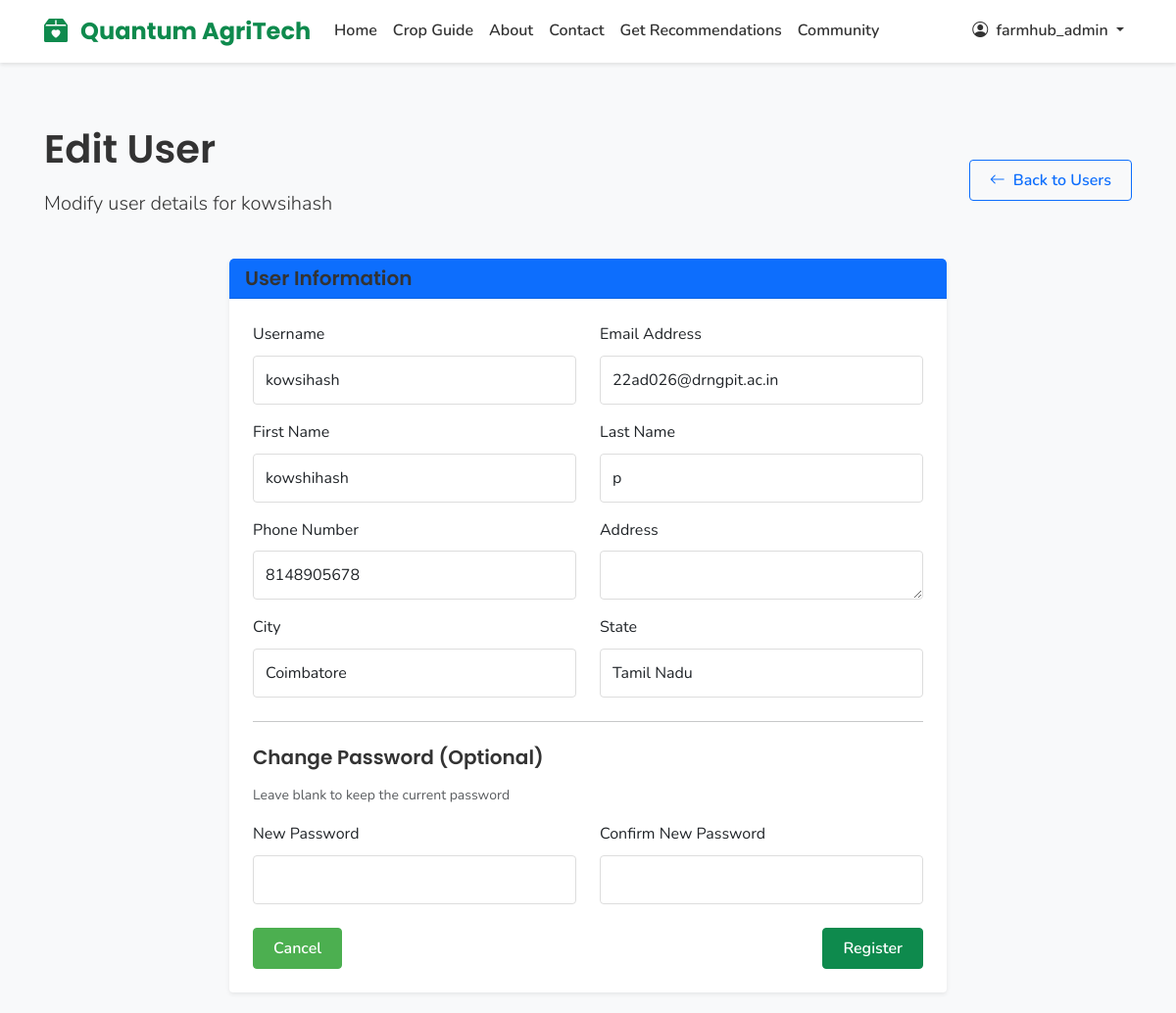
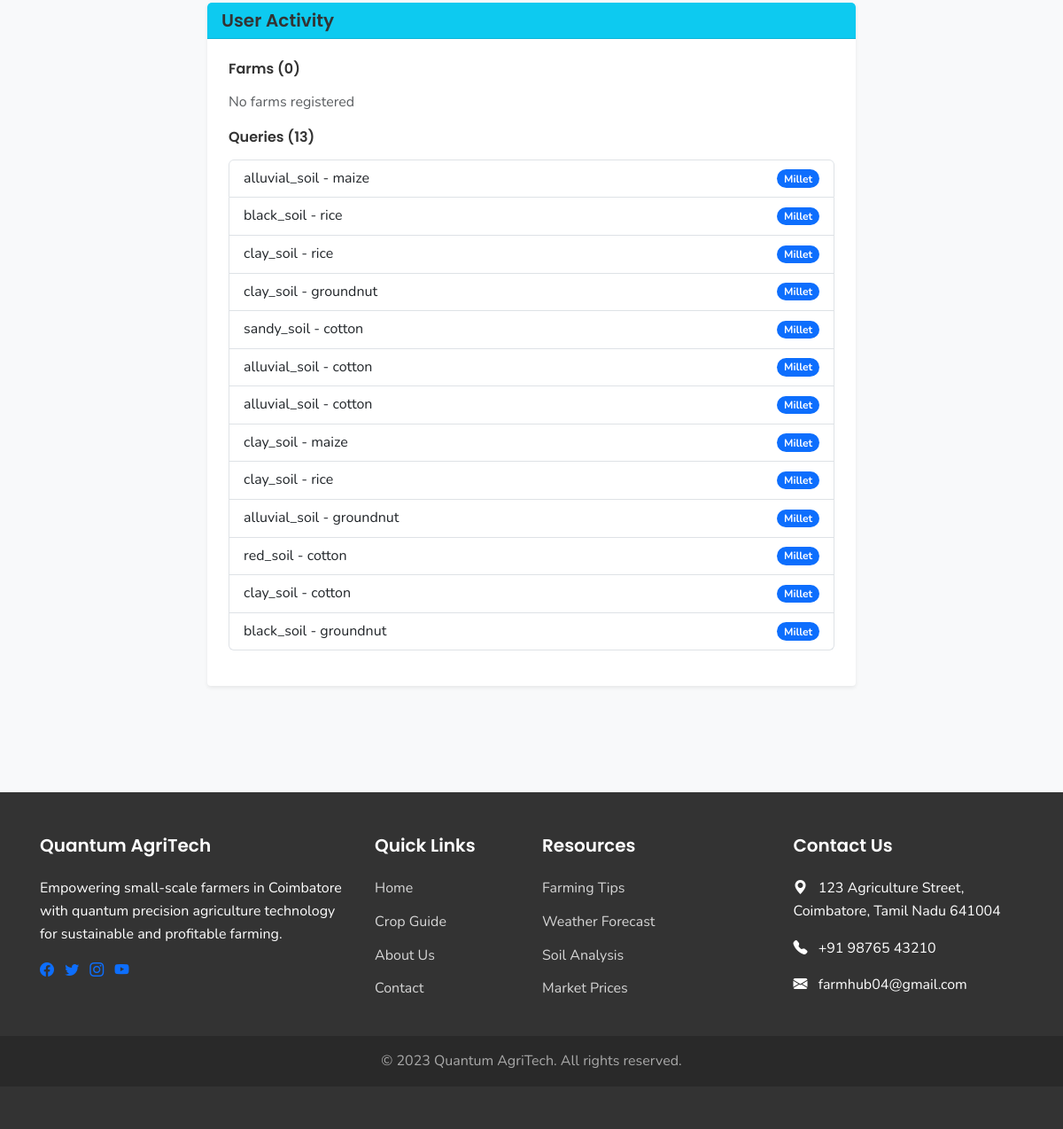
The page /admin/user/2/edit (signed in) on the database its author committed (2 pictures, top to bottom).
### models.py (models this page shows, shortened)
class User(UserMixin, db.Model):
    id = db.Column(db.Integer, primary_key=True)
    username = db.Column(db.String(64), unique=True, nullable=False)
    email = db.Column(db.String(120), unique=True, nullable=False)
    password_hash = db.Column(db.String(256), nullable=False)
    first_name = db.Column(db.String(64))
    last_name = db.Column(db.String(64))
    phone = db.Column(db.String(20))
    address = db.Column(db.String(256))
    city = db.Column(db.String(64), default="Coimbatore")
    state = db.Column(db.String(64), default="Tamil Nadu")
    is_admin = db.Column(db.Boolean, default=False)
    date_joined = db.Column(db.DateTime, default=datetime.utcnow)
    farms = db.relationship('Farm', backref='owner', lazy=True)
    queries = db.relationship('Query', backref='user', lazy=True)
    recommendations = db.relationship('UserRecommendation', backref='user', lazy=True)

class Query(db.Model):
    id = db.Column(db.Integer, primary_key=True)
    user_id = db.Column(db.Integer, db.ForeignKey('user.id'), nullable=False)
    land_type = db.Column(db.String(64))
    soil_type = db.Column(db.String(64))
    previous_crop = db.Column(db.String(128))
    previous_yield = db.Column(db.Float)
    recommended_crop = db.Column(db.String(128))
    submitted_at = db.Column(db.DateTime, default=datetime.utcnow)

### routes.py (the view, shortened to what this page needs)
@app.route('/admin/user/<int:user_id>/edit', methods=['GET', 'POST'])
@login_required
def admin_edit_user(user_id):
    if not current_user.is_admin:
        flash('Access denied. Admin privileges required.', 'danger')
        return redirect(url_for('dashboard'))
    user = User.query.get_or_404(user_id)
    if user.is_admin and user.id != current_user.id:
        flash('Cannot edit other admin users.', 'danger')
        return redirect(url_for('admin_users'))
    form = RegistrationForm(obj=user)
    form.password.data = ''
    form.confirm_password.data = ''
    return render_template('admin/edit_user.html', form=form, user=user)

### templates/admin/edit_user.html (shortened to what this page needs)
{% extends 'layout.html' %}
{% block content %}
<section class="py-5">
    <div class="container">
        <div class="row mb-4">
            <div class="col-lg-8">
                <h1 class="mb-3">Edit User</h1>
                <p class="lead">Modify user details for {{ user.username }}</p>
            </div>
            <div class="col-lg-4 text-lg-end d-flex align-items-center justify-content-lg-end">
                <a href="{{ url_for('admin_users') }}" class="btn btn-outline-primary">
                    <i class="bi bi-arrow-left me-2"></i>Back to Users
                </a>
            </div>
        </div>
        <div class="row">
            <div class="col-lg-8 mx-auto">
                <div class="card border-0 shadow-sm">
                    <div class="card-header bg-primary text-white">
                        <h5 class="mb-0">User Information</h5>
                    </div>
                    <div class="card-body p-4">
                        <form method="POST" action="{{ url_for('admin_edit_user', user_id=user.id) }}">
                            <div class="row mb-3">
                                <div class="col-md-6">
                                    <label for="username" class="form-label">Username</label>
                                    {{ form.username(class="form-control", id="username") }}
                                </div>
                                <div class="col-md-6">
                                    <label for="email" class="form-label">Email Address</label>
                                    {{ form.email(class="form-control", id="email") }}
                                </div>
                            </div>
                            <div class="row mb-3">
                                <div class="col-md-6">
                                    <label for="first_name" class="form-label">First Name</label>
                                    {{ form.first_name(class="form-control", id="first_name") }}
                                </div>
                                <div class="col-md-6">
                                    <label for="last_name" class="form-label">Last Name</label>
                                    {{ form.last_name(class="form-control", id="last_name") }}
                                </div>
                            </div>
                            <div class="row mb-3">
                                <div class="col-md-6">
                                    <label for="phone" class="form-label">Phone Number</label>
                                    {{ form.phone(class="form-control", id="phone") }}
                                </div>
                                <div class="col-md-6">
                                    <label for="address" class="form-label">Address</label>
                                    {{ form.address(class="form-control", id="address", rows="1") }}
                                </div>
                            </div>
                            <div class="row mb-3">
                                <div class="col-md-6">
                                    <label for="city" class="form-label">City</label>
                                    {{ form.city(class="form-control", id="city") }}
                                </div>
                                <div class="col-md-6">
                                    <label for="state" class="form-label">State</label>
                                    {{ form.state(class="form-control", id="state") }}
                                </div>
                            </div>
                            <hr class="my-4">
                            <h5 class="mb-3">Change Password (Optional)</h5>
                            <p class="text-muted small mb-3">Leave blank to keep the current password</p>
                            <div class="row mb-3">
                                <div class="col-md-6">
                                    <label for="password" class="form-label">New Password</label>
                                    {{ form.password(class="form-control", id="password") }}
                                </div>
                                <div class="col-md-6">
                                    <label for="confirm_password" class="form-label">Confirm New Password</label>
                                    {{ form.confirm_password(class="form-control", id="confirm_password") }}
                                </div>
                            </div>
                            <div class="mt-4 d-flex justify-content-between">
                                <a href="{{ url_for('admin_users') }}" class="btn btn-secondary">Cancel</a>
                                {{ form.submit(class="btn btn-primary") }}
                            </div>
                        </form>
                    </div>
                </div>
                <div class="card border-0 shadow-sm mt-4">
                    <div class="card-header bg-info text-white">
                        <h5 class="mb-0">User Activity</h5>
                    </div>
                    <div class="card-body p-4">
                        <div class="mb-3">
                            <h6>Farms ({{ user.farms|length }})</h6>
                            {% if user.farms %}
                                <ul class="list-group">
                                    {% for farm in user.farms %}
                                        <li class="list-group-item d-flex justify-content-between align-items-center">
                                            {{ farm.name }} ({{ farm.area }} acres)
                                            <span class="badge bg-success rounded-pill">{{ farm.soil_type }}</span>
                                        </li>
                                    {% endfor %}
                                </ul>
                            {% else %}
                                <p class="text-muted">No farms registered</p>
                            {% endif %}
                        </div>
                        <div class="mb-3">
                            <h6>Queries ({{ user.queries|length }})</h6>
                            {% if user.queries %}
                                <ul class="list-group">
                                    {% for query in user.queries %}
                                        <li class="list-group-item d-flex justify-content-between align-items-center">
                                            {{ query.soil_type }} - {{ query.previous_crop }}
                                            <span class="badge bg-primary rounded-pill">{{ query.recommended_crop }}</span>
                                        </li>
                                    {% endfor %}
                                </ul>
                            {% else %}
                                <p class="text-muted">No queries submitted</p>
                            {% endif %}
                        </div>
                    </div>
                </div>
            </div>
        </div>
    </div>
</section>
{% endblock %}

### templates/layout.html (shortened to what this page needs)
<!DOCTYPE html>
<html lang="en">
<head>
    <link href="https://cdn.jsdelivr.net/npm/bootstrap@5.3.0-alpha1/dist/css/bootstrap.min.css" rel="stylesheet">
    <link rel="stylesheet" href="https://cdn.jsdelivr.net/npm/bootstrap-icons@1.10.3/font/bootstrap-icons.css">
    <link rel="stylesheet" href="{{ url_for('static', filename='css/styles.css') }}">
</head>
<body>
    <nav class="navbar navbar-expand-lg navbar-light sticky-top">
        <div class="container">
            <a class="navbar-brand" href="{{ url_for('index') }}">
                <i class="bi bi-box2-heart-fill me-2"></i>
                Quantum AgriTech
            </a>
            <div class="collapse navbar-collapse" id="navbarNav">
                <ul class="navbar-nav me-auto mb-2 mb-lg-0">
                    <li class="nav-item">
                        <a class="nav-link {% if request.path == '/' %}active{% endif %}" href="{{ url_for('index') }}">Home</a>
                    </li>
                    <li class="nav-item">
                        <a class="nav-link {% if request.path == '/crop-guide' %}active{% endif %}" href="{{ url_for('crop_guide') }}">Crop Guide</a>
                    </li>
                    <li class="nav-item">
                        <a class="nav-link {% if request.path == '/about' %}active{% endif %}" href="{{ url_for('about') }}">About</a>
                    </li>
                    <li class="nav-item">
                        <a class="nav-link {% if request.path == '/contact' %}active{% endif %}" href="{{ url_for('contact') }}">Contact</a>
                    </li>
                    {% if current_user.is_authenticated %}
                    <li class="nav-item">
                        <a class="nav-link {% if '/crop-recommendation' in request.path %}active{% endif %}" href="{{ url_for('crop_recommendation') }}">Get Recommendations</a>
                    </li>
                    <li class="nav-item">
                        <a class="nav-link {% if '/user-recommendations' in request.path %}active{% endif %}" href="{{ url_for('user_recommendations') }}">Community</a>
                    </li>
                    {% endif %}
                </ul>
                <ul class="navbar-nav ms-auto mb-2 mb-lg-0">
                    {% if current_user.is_authenticated %}
                        <li class="nav-item dropdown">
                            <a class="nav-link dropdown-toggle" href="#" id="navbarDropdown" role="button" data-bs-toggle="dropdown" aria-expanded="false">
                                <i class="bi bi-person-circle me-1"></i> {{ current_user.username }}
                            </a>
                        </li>
                    {% endif %}
                </ul>
            </div>
        </div>
    </nav>
    <main>
        {% block content %}{% endblock %}
    </main>
    <footer class="footer">
        <div class="container">
            <div class="row">
                <div class="col-md-4 mb-4 mb-md-0">
                    <h5>Quantum AgriTech</h5>
                    <p>Empowering small-scale farmers in Coimbatore with quantum precision agriculture technology for sustainable and profitable farming.</p>
                    <div class="social-icons mt-3">
                        <a href="#" class="me-2"><i class="bi bi-facebook"></i></a>
                        <a href="#" class="me-2"><i class="bi bi-twitter"></i></a>
                        <a href="#" class="me-2"><i class="bi bi-instagram"></i></a>
                        <a href="#" class="me-2"><i class="bi bi-youtube"></i></a>
                    </div>
                </div>
                <div class="col-md-2 mb-4 mb-md-0">
                    <h5>Quick Links</h5>
                    <ul class="footer-links">
                        <li><a href="{{ url_for('index') }}">Home</a></li>
                        <li><a href="{{ url_for('crop_guide') }}">Crop Guide</a></li>
                        <li><a href="{{ url_for('about') }}">About Us</a></li>
                        <li><a href="{{ url_for('contact') }}">Contact</a></li>
                    </ul>
                </div>
                <div class="col-md-3 mb-4 mb-md-0">
                    <h5>Resources</h5>
                    <ul class="footer-links">
                        <li><a href="#">Farming Tips</a></li>
                        <li><a href="#">Weather Forecast</a></li>
                        <li><a href="#">Soil Analysis</a></li>
                        <li><a href="#">Market Prices</a></li>
                    </ul>
                </div>
                <div class="col-md-3">
                    <h5>Contact Us</h5>
                    <address>
                        <p><i class="bi bi-geo-alt-fill me-2"></i> 123 Agriculture Street, Coimbatore, Tamil Nadu 641004</p>
                        <p><i class="bi bi-telephone-fill me-2"></i> +91 98765 43210</p>
                        <p><i class="bi bi-envelope-fill me-2"></i> farmhub04@gmail.com</p>
                    </address>
                </div>
            </div>
        </div>
        <div class="copyright text-center mt-4">
            <div class="container">
                <p class="mb-0">&copy; {{ now.year if now else '2023' }} Quantum AgriTech. All rights reserved.</p>
            </div>
        </div>
    </footer>
</body>
</html>

### rows shown on the page
User: username "farmhub_admin"
User: username "kowsihash", email "22ad026@drngpit.ac.in", first_name "kowshihash", last_name "p", phone "8148905678", city "Coimbatore", state "Tamil Nadu"
Query: soil_type "alluvial_soil", previous_crop "maize", recommended_crop "Millet"
Query: soil_type "black_soil", previous_crop "rice", recommended_crop "Millet"
Query: soil_type "clay_soil", previous_crop "rice", recommended_crop "Millet"
Query: soil_type "clay_soil", previous_crop "groundnut", recommended_crop "Millet"
Query: soil_type "sandy_soil", previous_crop "cotton", recommended_crop "Millet"
Query: soil_type "alluvial_soil", previous_crop "cotton", recommended_crop "Millet"
Query: soil_type "alluvial_soil", previous_crop "cotton", recommended_crop "Millet"
Query: soil_type "clay_soil", previous_crop "maize", recommended_crop "Millet"
Query: soil_type "clay_soil", previous_crop "rice", recommended_crop "Millet"
Query: soil_type "alluvial_soil", previous_crop "groundnut", recommended_crop "Millet"
Query: soil_type "red_soil", previous_crop "cotton", recommended_crop "Millet"
Query: soil_type "clay_soil", previous_crop "cotton", recommended_crop "Millet"
Query: soil_type "black_soil", previous_crop "groundnut", recommended_crop "Millet"

### other values the page prints
{{ user.farms|length }} "0"
{{ user.queries|length }} "13"
{{ now.year if now else '2023' }} "2023"
